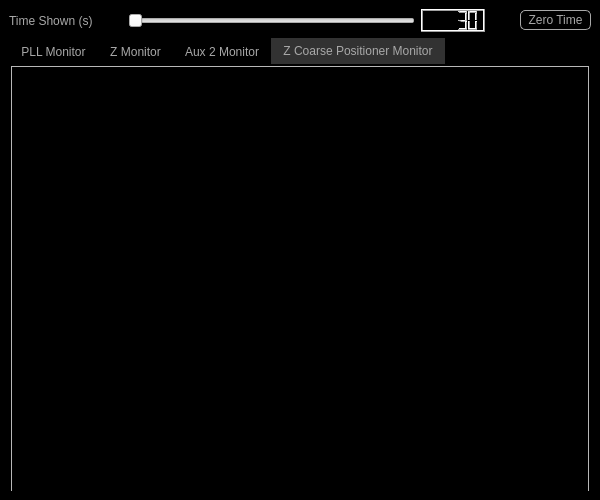
<?xml version="1.0" encoding="UTF-8"?>
<ui version="4.0">
 <class>MainWindow</class>
 <widget class="QMainWindow" name="MainWindow">
  <property name="geometry">
   <rect>
    <x>0</x>
    <y>0</y>
    <width>600</width>
    <height>500</height>
   </rect>
  </property>
  <property name="sizePolicy">
   <sizepolicy hsizetype="Expanding" vsizetype="Expanding">
    <horstretch>0</horstretch>
    <verstretch>0</verstretch>
   </sizepolicy>
  </property>
  <property name="minimumSize">
   <size>
    <width>0</width>
    <height>0</height>
   </size>
  </property>
  <property name="maximumSize">
   <size>
    <width>16777215</width>
    <height>16777215</height>
   </size>
  </property>
  <property name="windowTitle">
   <string>Approach Monitor</string>
  </property>
  <property name="windowIcon">
   <iconset resource="../Resources/nSOTScannerResources.qrc">
    <normaloff>:/nSOTScanner/Pictures/jj_schema.svg</normaloff>:/nSOTScanner/Pictures/jj_schema.svg</iconset>
  </property>
  <widget class="QWidget" name="centralwidget">
   <property name="sizePolicy">
    <sizepolicy hsizetype="Fixed" vsizetype="Fixed">
     <horstretch>0</horstretch>
     <verstretch>0</verstretch>
    </sizepolicy>
   </property>
   <property name="styleSheet">
    <string notr="true">#centralwidget{
background-color: rgb(0, 0, 0);
}

QLabel{
color:rgb(168,168,168)
}</string>
   </property>
   <layout class="QGridLayout" name="gridLayout">
    <item row="0" column="0">
     <layout class="QHBoxLayout" name="horizontalLayout" stretch="0,1,10,0,1,0">
      <item>
       <widget class="QLabel" name="label">
        <property name="text">
         <string>Time Shown (s)</string>
        </property>
       </widget>
      </item>
      <item>
       <spacer name="horizontalSpacer">
        <property name="orientation">
         <enum>Qt::Horizontal</enum>
        </property>
        <property name="sizeHint" stdset="0">
         <size>
          <width>10</width>
          <height>20</height>
         </size>
        </property>
       </spacer>
      </item>
      <item>
       <widget class="QSlider" name="horizontalSlider">
        <property name="maximum">
         <number>10770</number>
        </property>
        <property name="orientation">
         <enum>Qt::Horizontal</enum>
        </property>
       </widget>
      </item>
      <item>
       <widget class="QLCDNumber" name="lcdNumber">
        <property name="value" stdset="0">
         <double>30.000000000000000</double>
        </property>
       </widget>
      </item>
      <item>
       <spacer name="horizontalSpacer_2">
        <property name="orientation">
         <enum>Qt::Horizontal</enum>
        </property>
        <property name="sizeHint" stdset="0">
         <size>
          <width>10</width>
          <height>20</height>
         </size>
        </property>
       </spacer>
      </item>
      <item>
       <widget class="QPushButton" name="push_zeroTime">
        <property name="sizePolicy">
         <sizepolicy hsizetype="Fixed" vsizetype="Fixed">
          <horstretch>0</horstretch>
          <verstretch>0</verstretch>
         </sizepolicy>
        </property>
        <property name="minimumSize">
         <size>
          <width>71</width>
          <height>20</height>
         </size>
        </property>
        <property name="styleSheet">
         <string notr="true">QPushButton:pressed#push_zeroTime{
color: rgb(168,168,168);
background-color:rgb(95,107,166);
border: 1px solid rgb(168,168,168);
border-radius: 5px
}

QPushButton#push_zeroTime{
color: rgb(168,168,168);
background-color:rgb(0,0,0);
border: 1px solid rgb(168,168,168);
border-radius: 5px
}</string>
        </property>
        <property name="text">
         <string>Zero Time</string>
        </property>
       </widget>
      </item>
     </layout>
    </item>
    <item row="1" column="0">
     <widget class="QTabWidget" name="tabWidget">
      <property name="styleSheet">
       <string notr="true">QTabWidget::pane { border: 0; }
QTabBar::tab{background: black;
color: rgb(168,168,168);
}
QTabBar::tab:selected {background: rgb(50,50,50);}</string>
      </property>
      <property name="tabShape">
       <enum>QTabWidget::Rounded</enum>
      </property>
      <property name="currentIndex">
       <number>3</number>
      </property>
      <widget class="QWidget" name="tab">
       <attribute name="title">
        <string>PLL Monitor</string>
       </attribute>
       <layout class="QVBoxLayout" name="verticalLayout">
        <property name="leftMargin">
         <number>2</number>
        </property>
        <property name="topMargin">
         <number>2</number>
        </property>
        <property name="rightMargin">
         <number>2</number>
        </property>
        <property name="bottomMargin">
         <number>2</number>
        </property>
        <item>
         <widget class="QFrame" name="deltaFPlaceholder">
          <property name="styleSheet">
           <string notr="true">#deltaFPlaceholder{
background: grey
}</string>
          </property>
          <property name="frameShape">
           <enum>QFrame::StyledPanel</enum>
          </property>
          <property name="frameShadow">
           <enum>QFrame::Raised</enum>
          </property>
         </widget>
        </item>
        <item>
         <widget class="QFrame" name="phasePlaceholder">
          <property name="styleSheet">
           <string notr="true">#phasePlaceholder{
background: grey
}</string>
          </property>
          <property name="frameShape">
           <enum>QFrame::StyledPanel</enum>
          </property>
          <property name="frameShadow">
           <enum>QFrame::Raised</enum>
          </property>
         </widget>
        </item>
       </layout>
      </widget>
      <widget class="QWidget" name="tab_2">
       <attribute name="title">
        <string>Z Monitor</string>
       </attribute>
       <layout class="QVBoxLayout" name="verticalLayout_2">
        <property name="leftMargin">
         <number>2</number>
        </property>
        <property name="topMargin">
         <number>2</number>
        </property>
        <property name="rightMargin">
         <number>2</number>
        </property>
        <property name="bottomMargin">
         <number>2</number>
        </property>
        <item>
         <widget class="QFrame" name="zPlaceholder">
          <property name="styleSheet">
           <string notr="true">#acPlaceholder{
background: grey
}</string>
          </property>
          <property name="frameShape">
           <enum>QFrame::StyledPanel</enum>
          </property>
          <property name="frameShadow">
           <enum>QFrame::Raised</enum>
          </property>
         </widget>
        </item>
       </layout>
      </widget>
      <widget class="QWidget" name="tab_3">
       <attribute name="title">
        <string>Aux 2 Monitor</string>
       </attribute>
       <layout class="QGridLayout" name="gridLayout_2">
        <property name="leftMargin">
         <number>2</number>
        </property>
        <property name="topMargin">
         <number>2</number>
        </property>
        <property name="rightMargin">
         <number>2</number>
        </property>
        <property name="bottomMargin">
         <number>2</number>
        </property>
        <item row="0" column="0">
         <widget class="QFrame" name="aux2Placeholder">
          <property name="styleSheet">
           <string notr="true">#zPlaceholder{
background: grey
}</string>
          </property>
          <property name="frameShape">
           <enum>QFrame::StyledPanel</enum>
          </property>
          <property name="frameShadow">
           <enum>QFrame::Raised</enum>
          </property>
         </widget>
        </item>
       </layout>
      </widget>
      <widget class="QWidget" name="tab_4">
       <attribute name="title">
        <string>Z Coarse Positioner Monitor</string>
       </attribute>
       <widget class="QFrame" name="ZcoarsePlaceholder">
        <property name="geometry">
         <rect>
          <x>2</x>
          <y>2</y>
          <width>578</width>
          <height>426</height>
         </rect>
        </property>
        <property name="styleSheet">
         <string notr="true">#zPlaceholder{
background: grey
}</string>
        </property>
        <property name="frameShape">
         <enum>QFrame::StyledPanel</enum>
        </property>
        <property name="frameShadow">
         <enum>QFrame::Raised</enum>
        </property>
       </widget>
      </widget>
     </widget>
    </item>
   </layout>
  </widget>
 </widget>
 <resources>
  <include location="../Resources/nSOTScannerResources.qrc"/>
 </resources>
 <connections/>
</ui>
